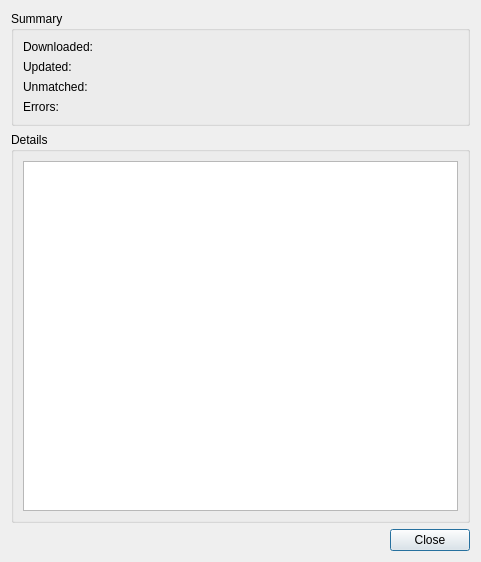
<?xml version="1.0" encoding="UTF-8"?>
<ui version="4.0">
 <class>QSLImportStatDialog</class>
 <widget class="QDialog" name="QSLImportStatDialog">
  <property name="geometry">
   <rect>
    <x>0</x>
    <y>0</y>
    <width>481</width>
    <height>562</height>
   </rect>
  </property>
  <property name="windowTitle">
   <string>QSL Import Summary</string>
  </property>
  <layout class="QVBoxLayout" name="verticalLayout">
   <item>
    <widget class="QGroupBox" name="summaryBox">
     <property name="title">
      <string>Summary</string>
     </property>
     <layout class="QFormLayout" name="formLayout">
      <item row="0" column="0">
       <widget class="QLabel" name="downloadedLabel">
        <property name="text">
         <string>Downloaded:</string>
        </property>
       </widget>
      </item>
      <item row="0" column="1">
       <widget class="QLabel" name="downloadedNumber">
        <property name="text">
         <string/>
        </property>
       </widget>
      </item>
      <item row="1" column="0">
       <widget class="QLabel" name="updatedLabel">
        <property name="text">
         <string>Updated:</string>
        </property>
       </widget>
      </item>
      <item row="1" column="1">
       <widget class="QLabel" name="updatedNumber">
        <property name="text">
         <string/>
        </property>
       </widget>
      </item>
      <item row="2" column="0">
       <widget class="QLabel" name="unmatchedLabel">
        <property name="text">
         <string>Unmatched:</string>
        </property>
       </widget>
      </item>
      <item row="2" column="1">
       <widget class="QLabel" name="unmatchedNumber">
        <property name="text">
         <string/>
        </property>
       </widget>
      </item>
      <item row="3" column="0">
       <widget class="QLabel" name="errorsLabel">
        <property name="text">
         <string>Errors:</string>
        </property>
       </widget>
      </item>
      <item row="3" column="1">
       <widget class="QLabel" name="errorsNumber">
        <property name="text">
         <string/>
        </property>
       </widget>
      </item>
     </layout>
    </widget>
   </item>
   <item>
    <widget class="QGroupBox" name="groupBox">
     <property name="title">
      <string>Details</string>
     </property>
     <layout class="QVBoxLayout" name="verticalLayout_2">
      <item>
       <widget class="QPlainTextEdit" name="detailsText">
        <property name="readOnly">
         <bool>true</bool>
        </property>
        <property name="textInteractionFlags">
         <set>Qt::TextSelectableByKeyboard|Qt::TextSelectableByMouse</set>
        </property>
       </widget>
      </item>
     </layout>
    </widget>
   </item>
   <item>
    <widget class="QDialogButtonBox" name="buttonBox">
     <property name="orientation">
      <enum>Qt::Horizontal</enum>
     </property>
     <property name="standardButtons">
      <set>QDialogButtonBox::Close</set>
     </property>
    </widget>
   </item>
  </layout>
 </widget>
 <resources/>
 <connections>
  <connection>
   <sender>buttonBox</sender>
   <signal>accepted()</signal>
   <receiver>QSLImportStatDialog</receiver>
   <slot>accept()</slot>
   <hints>
    <hint type="sourcelabel">
     <x>248</x>
     <y>254</y>
    </hint>
    <hint type="destinationlabel">
     <x>157</x>
     <y>274</y>
    </hint>
   </hints>
  </connection>
  <connection>
   <sender>buttonBox</sender>
   <signal>rejected()</signal>
   <receiver>QSLImportStatDialog</receiver>
   <slot>reject()</slot>
   <hints>
    <hint type="sourcelabel">
     <x>316</x>
     <y>260</y>
    </hint>
    <hint type="destinationlabel">
     <x>286</x>
     <y>274</y>
    </hint>
   </hints>
  </connection>
 </connections>
</ui>
